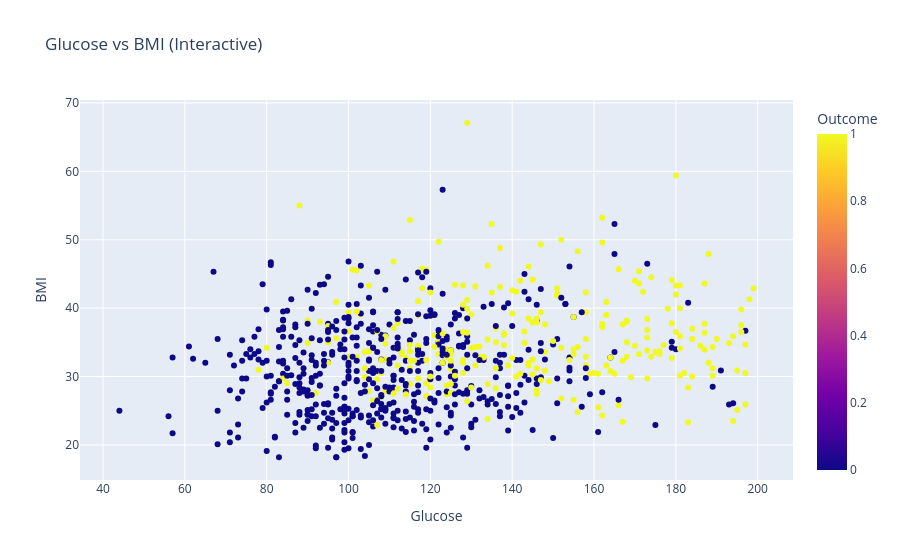

The notebook cell this image was saved under:
### Code cell
fig = px.scatter(df, x="Glucose", y="BMI", color="Outcome",
                 title="Glucose vs BMI (Interactive)")
fig.show()

### Figure 1 — Plotly figure (JSON) as saved in the notebook; plotly's stock layout.template omitted (floating-point values rounded to 4 significant figures; data arrays with more than 128 entries replaced by an {"elided": "..."} marker saying what was removed)
{"data": [{"hovertemplate": "Glucose=%{x}<br>BMI=%{y}<br>Outcome=%{marker.color}<extra></extra>", "legendgroup": "", "marker": {"color": {"elided": "768 int values"}, "coloraxis": "coloraxis", "symbol": "circle"}, "mode": "markers", "name": "", "orientation": "v", "showlegend": false, "type": "scatter", "x": {"elided": "768 float values"}, "xaxis": "x", "y": {"elided": "768 float values"}, "yaxis": "y"}], "layout": {"coloraxis": {"colorbar": {"title": {"text": "Outcome"}}, "colorscale": [[0, "#0d0887"], [0.1111, "#46039f"], [0.2222, "#7201a8"], [0.3333, "#9c179e"], [0.4444, "#bd3786"], [0.5556, "#d8576b"], [0.6667, "#ed7953"], [0.7778, "#fb9f3a"], [0.8889, "#fdca26"], [1, "#f0f921"]]}, "legend": {"tracegroupgap": 0}, "title": {"text": "Glucose vs BMI (Interactive)"}, "xaxis": {"anchor": "y", "domain": [0, 1], "title": {"text": "Glucose"}}, "yaxis": {"anchor": "x", "domain": [0, 1], "title": {"text": "BMI"}}}}
